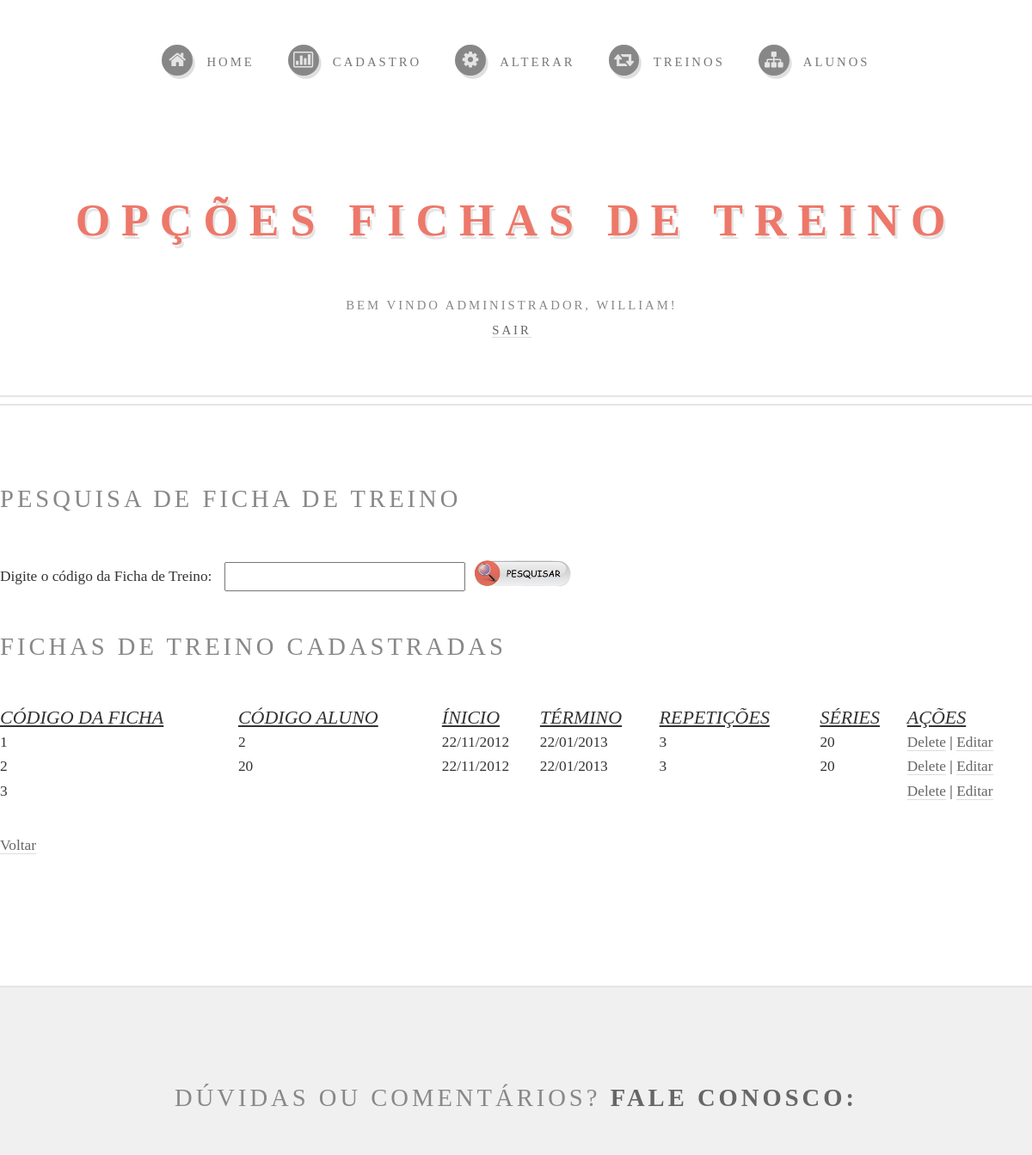
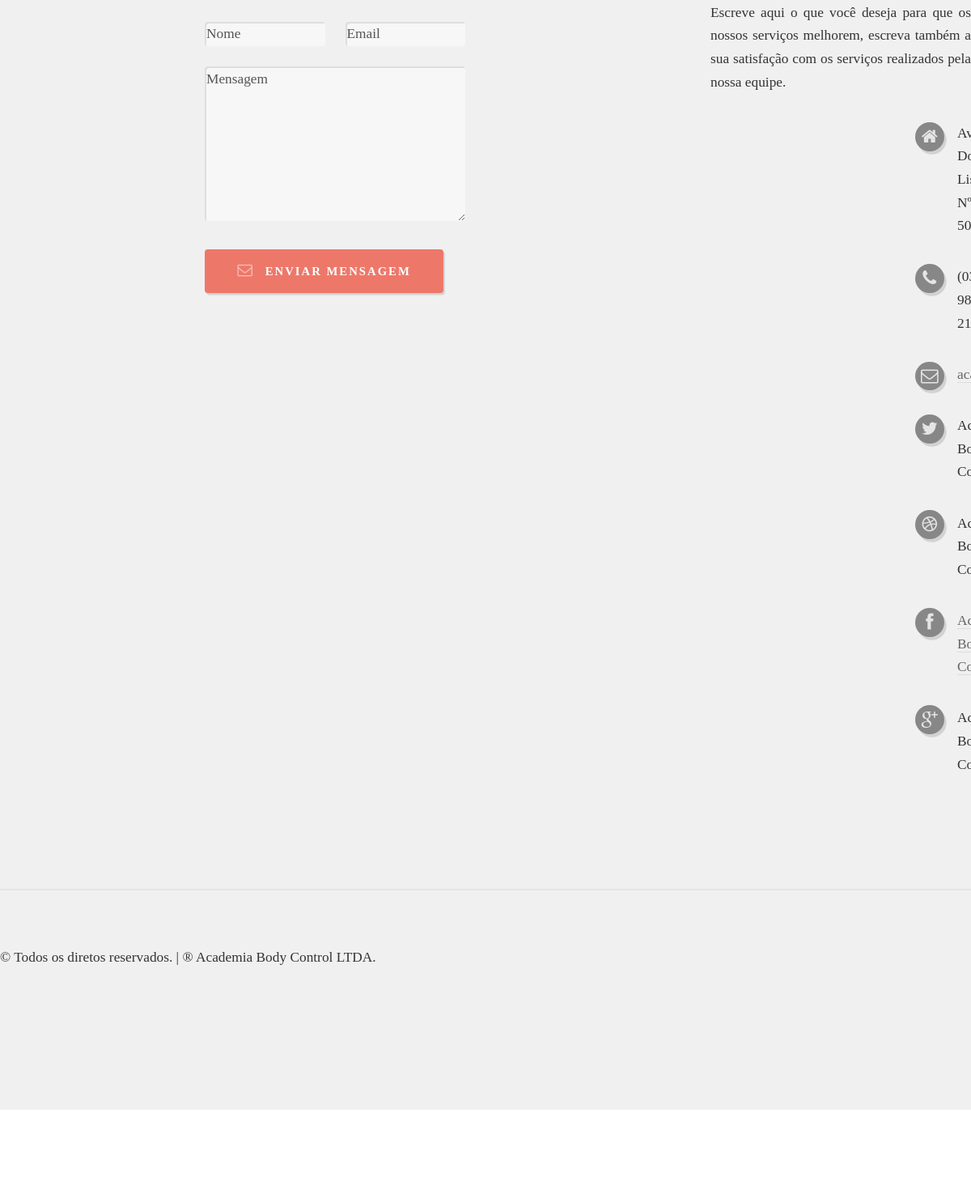
/treino/pesquisa.php (signed in), run on the app's committed database (2 pictures, top to bottom).
### tables this page shows
CREATE TABLE IF NOT EXISTS `fichasdetreino` (
  `codigoFicha` int(4) NOT NULL AUTO_INCREMENT,
  `codigoAluno` varchar(4) NOT NULL,
  `dataInicioTreino` varchar(10) NOT NULL,
  `dataTerminoTreino` varchar(10) NOT NULL,
  `repeticoes` varchar(2) NOT NULL,
  `series` varchar(2) NOT NULL,
  PRIMARY KEY (`codigoFicha`)
);

### treino/pesquisa.php (the view, shortened to what this page needs)
<!DOCTYPE HTML>
<html>
	<head>
			<link rel="stylesheet" href="../css/skel-noscript.css" />
			<link rel="stylesheet" href="../css/style.css" />
			<link rel="stylesheet" href="../css/style-desktop.css" />
	</head>
	<body class="homepage">
			<div id="header-wrapper">
					<div id="header" class="container">
							<h1 id="logo"><a href="#">Opções Fichas de Treino</a></h1>
                            <div class="bv">
<?php
		$usuario = $_SESSION['user'];
		print "<p>Bem vindo administrador, $usuario!";
?>
</br><a href='../logout.php'>Sair</a>
</div>
							<nav id="nav">
										<ul>
									<li><a class="icon icon-home" href="../index.php"><span>HOME</span></a></li>
									<li>
										<a href="" class="icon icon-bar-chart"><span>CADASTRO</span></a>
									</li>
									<li><a class="icon icon-cog" href="#"><span>ALTERAR</span></a>
                                        </li>
									<li><a class="icon icon-retweet" href="../treinos.php"><span>TREINOS</span></a></li>
									<li><a class="icon icon-sitemap" href="../alunos.php"><span>ALUNOS </span></a></li>
								</ul>
							</nav>
					</div>
			</div>
			<div id="features-wrapper">
					<section id="features" class="container">
						<div class="">
                            <div class="pesquisa">
       <h2>Pesquisa de Ficha de Treino</h2>
       <div class="area_pesquisa">
		<form method="post" action="pesquisa.php">
			<label id='lpesquisa'>Digite o código da Ficha de Treino:</label>
			<input id='ipesquisa' type="text" name="codigoFicha" />
			<button id="submit_pesquisa" class="button" type="submit"></button>
		</form>
        </div>
		<h2>Fichas de Treino Cadastradas</h2>
		<?php
			$ds = 'mysql:host=localhost;dbname=bodycontrol';
			$user = 'root';
			$pass = '';
			$db = new PDO($ds, $user, $pass);
			if(isset($_POST['codigoFicha'])){
				$codigoFicha = $_POST['codigoFicha'];
				$query = "SELECT * FROM fichasdetreino WHERE codigoFicha = ?";
				$stm = $db->prepare($query);
				$stm ->bindParam(1, $codigoFicha);
			}
			else  {
				$query = "SELECT * FROM fichasdetreino";
				$stm = $db->prepare($query);
			}
			if ($stm -> execute()){
						print"<table border style='border-collapse:collapse'>";
						print"<tr class='lista'><th>CÓDIGO DA FICHA</th>";
						print"<th>CÓDIGO ALUNO</th>";
						print"<th>ÍNICIO</th>";
						print"<th>TÉRMINO</th>";
						print"<th>REPETIÇÕES</th>";
						print"<th>SÉRIES</th>";
						print"<th>AÇÕES</th></tr>";
						while ($row = $stm->fetch()){
						$codigoFicha = $row['codigoFicha'];
						$codigoAluno = $row ['codigoAluno'];
						$dataInicioTreino = $row ['dataInicioTreino'];
						$dataTerminoTreino = $row ['dataTerminoTreino'];
						$repeticoes = $row ['repeticoes'];
						$series = $row ['series'];
						print"<tr><td>$codigoFicha</td>";
						print"<td>$codigoAluno</td>";
						print"<td>$dataInicioTreino</td>";
						print"<td>$dataTerminoTreino</td>";
						print"<td>$repeticoes</td>";
						print"<td>$series</td>";
						print"<td><a href='delete.php?codigoFicha=$codigoFicha'>Delete</a> | ";
						print"<a href='edita.php?codigoFicha=$codigoFicha&codigoAluno=$codigoAluno&dataInicioTreino=$dataInicioTreino&dataTerminoTreino=$dataTerminoTreino&repeticoes=$repeticoes&series=$series'>";
						print"Editar</a></td></tr>";
					}
					print "</table>";
			}
			else{
				print"<h3>Erro ao listar Fichas de Treino</h3>";
			}
		?>
		<a href="../index.php">Voltar</a>
							</div>
						</div>
					</section>
			</div>
			<div id="main-wrapper">
			<div id="footer-wrapper">
					<div id="footer" class="container">
						<header>
							<h2>DÚVIDAS OU COMENTÁRIOS? <strong>FALE CONOSCO:</strong></h2>
						</header>
						<div class="row">
							<div class="6u">
								<section>
									<form method="post" action="#">
										<div class="row half">
											<div class="6u">
												<input name="name" placeholder="Nome" type="text" class="text" />
											</div>
											<div class="6u">
												<input name="email" placeholder="Email" type="text" class="text" />
											</div>
										</div>
										<div class="row half">
											<div class="12u">
												<textarea name="message" placeholder="Mensagem"></textarea>
											</div>
										</div>
										<div class="row half">
											<div class="12u">
												<a href="#" class="button button-icon icon icon-envelope">Enviar Mensagem</a>
											</div>
										</div>
									</form>
								</section>
							</div>
							<div class="6u">
								<section>
									<p>Escreve aqui o que você deseja para que os nossos serviços melhorem, escreva também a sua satisfação com os serviços realizados pela nossa equipe.</p>
									<div class="row">
										<ul class="icons 6u">
											<li class="icon icon-home">Av. Doutor Lisboa, Nº 500</li>
											<li class="icon icon-phone">
												(035) 9892-2133</li>
											<li class="icon icon-envelope">
												<a href="#">academia@bodycontrol.com</a></li>
										</ul>
										<ul class="icons 6u">
											<li class="icon icon-twitter">Academia Body Control</li>
											<li class="icon icon-dribbble">Academia Body Control</li>
											<li class="icon icon-facebook"><a href="https://www.facebook.com/pages/Body-Control/234431953391505?skip_nax_wizard=true">Academia Body Control</a></li>
											<li class="icon icon-google-plus">Academia Body Control</li>
										</ul>
									</div>
								</section>
							</div>
						</div>
					</div>
					<div id="copyright" class="container">
                      <p>&copy; Todos os diretos reservados. | 	          																																																&reg; Academia Body Control LTDA.</p>
					</div>
			</div>
	</body>
</html>

### css/skel-noscript.css (style rules this page uses)
html,body,div,span,applet,object,iframe,h1,h2,h3,h4,h5,h6,p,blockquote,pre,a,abbr,acronym,address,big,cite,code,del,dfn,em,img,ins,kbd,q,s,samp,small,strike,strong,sub,sup,tt,var,b,u,i,center,dl,dt,dd,ol,ul,li,fieldset,form,label,legend,table,caption,tbody,tfoot,thead,tr,th,td,article,aside,canvas,details,embed,figure,figcaption,footer,header,hgroup,menu,nav,output,ruby,section,summary,time,mark,audio,video { margin:0;padding:0;border:0;font-size:100%;font:inherit;vertical-align:baseline; }
article,aside,details,figcaption,figure,footer,header,hgroup,menu,nav,section { display:block; }
body { line-height:1; }
ol,ul { list-style:none; }
table { border-collapse:collapse;border-spacing:0; }
body { -webkit-text-size-adjust:none }
*, *:before, *:after { -moz-box-sizing: border-box; -webkit-box-sizing: border-box; -o-box-sizing: border-box; -ms-box-sizing: border-box; box-sizing: border-box; }
body { min-width: 1200px; }
.container { width: 1200px; margin: 0 auto; }
.\31 2u { width: 100% }
.\36 u { width: 50% }
.row > * { float: left; -moz-box-sizing: border-box; -webkit-box-sizing: border-box; -o-box-sizing: border-box; -ms-box-sizing: border-box; box-sizing: border-box; padding-bottom: 0; padding-left: 303px; padding-right: 0; padding-top: 50px; }
.row + .row > * { padding-top: 50px; }
.row { margin-left: -50px; }
.row:after { content: ''; display: block; clear: both; height: 0; }
.row:first-child > * { padding-top: 0; }
.row > * { padding-top: 0; }
.row.half > * { padding: 25px 0 0 25px; }
.row.half + .row.half > * { padding-top: 25px; }
.row.half { margin-left: -25px; }

### css/style-desktop.css (style rules this page uses)
body,input,textarea,select { line-height: 1.65em; font-size: 13pt; }
h2 { font-size: 1.65em; font-weight: 400; letter-spacing: 4px; margin: 0 0 1.5em 0; line-height: 1.75em; }
.button { font-size: 0.85em; letter-spacing: 2px; padding: 0.85em 2.75em 0.85em 2.75em; }
#features-wrapper { padding: 6em 0 6em 0; }
#main-wrapper { padding: 6em 0 6em 0; }
#footer-wrapper { padding: 6em 0 8em 0; }
#header { padding: 14em 0 7em 0; }
#header h1 { font-size: 3em; letter-spacing: 13px; }
#header p { margin: 2.5em 0 0 0; font-size: 0.85em; letter-spacing: 3px; }
#nav { position: absolute; top: 3em; left: 0; width: 100%; }
#nav > ul > li { display: inline-block; padding-right: 2em; }
#nav > ul > li:last-child { padding-right: 0; }
#nav > ul > li > a { display: block; }
#nav > ul > li > a > span { font-size: 0.85em; letter-spacing: 3px; }
#copyright { margin-top: 6em; padding-top: 4em; }

### css/style-1000px.css (style rules this page uses)
body { line-height: 1.75em; font-size: 12pt; }
h2 { margin: 0 0 1em 0; }
#features-wrapper { padding: 4em 0 4em 0; }
#main-wrapper { padding: 4em 0 4em 0; }
#footer-wrapper { padding: 4em 0 6em 0; }
#header { padding: 12em 0 7em 0; }
#header h1 { font-size: 2.5em; }
#header p { margin: 2em 0 0 0; }
#nav > ul > li { padding-right: 1.25em; }
#copyright { margin-top: 5em; padding-top: 2em; }

### data on the page
fichasdetreino: codigoFicha "1", codigoAluno "2", dataInicioTreino "22/11/2012", dataTerminoTreino "22/01/2013", repeticoes "3", series "20"
fichasdetreino: codigoFicha "2", codigoAluno "20", dataInicioTreino "22/11/2012", dataTerminoTreino "22/01/2013", repeticoes "3", series "20"
fichasdetreino: codigoFicha "3"

### other printed values
$usuario "WILLIAM"
